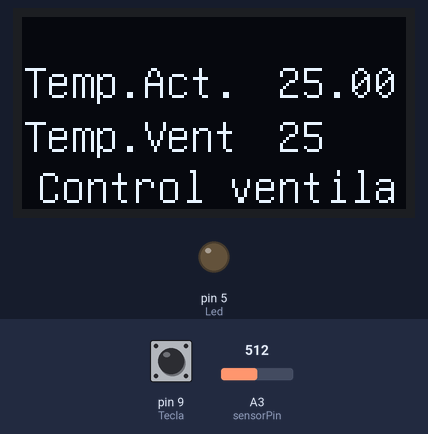
The sketch below on a simulated Arduino Uno, built with avr-gcc and run on an emulated ATmega328P. Parts: 128×64 one-colour display, output pins drawn as LEDs (lit = HIGH). Inputs (shaded band) come from the test bench; at power-on: A3 (sensorPin) = 512, pin 9 (Tecla) HIGH. What the sketch prints to the serial monitor is not drawn.

Above: at 1.7 s.
1.8 s: A3 (sensorPin) set to 525
At 2.8 s:
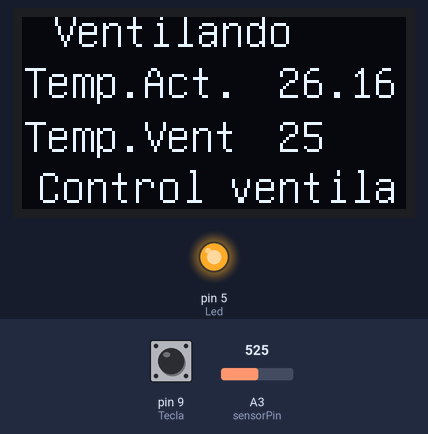
3.8 s: A3 (sensorPin) set to 511
At 4.8 s:
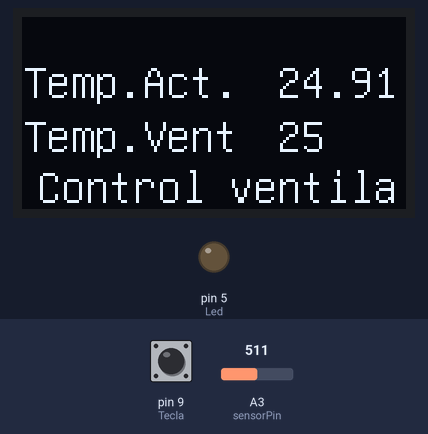
5.7 s: pin 9 (Tecla) pulled LOW for 1.1 s
At 7.4 s:
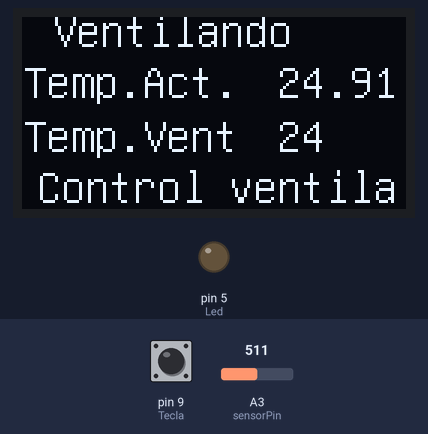
Timing chart, 0 to 9.1 s (numbered marks = the images above; inputs shaded):
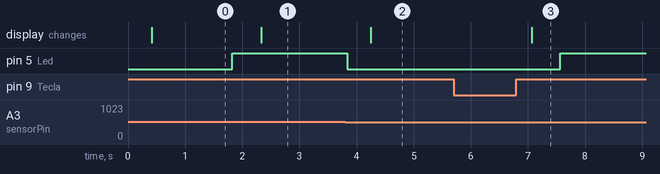

Measured:
- the behaviour switches between 512 and 513 on A3 (sensorPin) (found by bisection; images 0 and 1)
- after the input at 1.8 s, pin 5 (Led): LOW → HIGH at once; the display: changes after 0.53 s (image 1)
- after the input at 3.8 s, pin 5 (Led): HIGH → LOW at once; the display: changes after 0.45 s (image 2)
- after the input at 5.7 s, pin 5 (Led): LOW → HIGH after 1.9 s; the display: changes after 1.4 s (image 3)

The sketch:

Temp_NTC_OLED.ino
```cpp
/* Xabier Rosas
 *  Ventilación conctado a saída rele
 *  sensor de temperatura NTC
 *  Activamos o ventilador en funcion da temperatura actual e a elixida.
 *  evitamos sobre-disparos usando un valor de histeresis.
 *  O pulsar recollemos o valor de temperatura actual como valor consigna.
 *  Visualización en pantalla OLED SSD1306_128X64
*/

#include <math.h>
#include <U8glib.h>
U8GLIB_SSD1306_128X64 u8g(U8G_I2C_OPT_NO_ACK);

int sensorPin = A3; // Entrada NTC
int Led = 5;        // Saida para o Relé
int Tecla = 9;     // Entrada do Pulsador
int Ventila = 25;   // Tempreatura de ventilación
int histeresis = 0.5; // valor de histeresis para evitar rearmes
double temp = 0;

// sub rutina Steinhart-Hart para ler a NTC

double Thermistor(int RawADC) {
double temp;
temp = log(10000.0*((1024.0/RawADC-1)));
temp = 1 / (0.001129148 + (0.000234125 + (0.0000000876741 * temp * temp ))* temp );
temp = temp - 273.15; // Convert Kelvin to Celcius
//Temp = (Temp * 9.0)/ 5.0 + 32.0; // Convert Celcius to Fahrenheit
return temp;
}

void draw(void) {

  u8g.setFont(u8g_font_unifont);
  u8g.setPrintPos(5, 62);
  u8g.print("Control ventila");

  u8g.setPrintPos(0, 27);
  u8g.print("Temp.Act. ");

  u8g.setPrintPos(0, 45);
  u8g.print("Temp.Vent ");

}

void setup() {
Serial.begin(9600);
pinMode(Led,OUTPUT);
pinMode(Tecla,INPUT_PULLUP);
}
void loop() {

int readVal=analogRead(sensorPin);  //ler o sensor
double temp = Thermistor(readVal);  //pasamos o valor a subrutina e devolta o valor de temperatura

  if (temp >= Ventila + histeresis  ){ digitalWrite (Led, HIGH); }  //se superamos a temperatura de comparación acendemos a ventilación
  if (temp < Ventila - histeresis  ){ digitalWrite (Led, LOW); }    // en caso contrario apagamos a ventilación

  if (digitalRead(Tecla) == LOW){ Ventila = temp;}  // si se pulsa a tecla pasamos a temperatura actual o vlor de comparación


u8g.firstPage();
  do {
    draw();
    u8g.setPrintPos(85, 27);
    u8g.print(temp);
    u8g.setPrintPos(85, 45);
    u8g.print(Ventila);
    u8g.setPrintPos(10, 10);
    if (temp >= Ventila ){ u8g.print("Ventilando"); }
  } while( u8g.nextPage() );


Serial.print("Temp= ");
Serial.print(temp);
Serial.print(" C");
if (temp >= Ventila ){ Serial.print("\t Ventilando por encima de: "); }
else { Serial.print("\t non ventilando por baixo de: "); }
Serial.print(Ventila);
Serial.println(" C +-0.5C");


delay(500);
}
```
